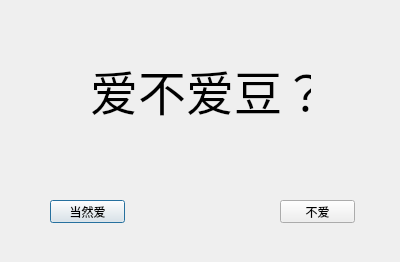
<?xml version="1.0" encoding="UTF-8"?>
<ui version="4.0">
 <class>Dialog1</class>
 <widget class="QDialog" name="Dialog1">
  <property name="geometry">
   <rect>
    <x>0</x>
    <y>0</y>
    <width>400</width>
    <height>262</height>
   </rect>
  </property>
  <property name="windowTitle">
   <string>Dialog</string>
  </property>
  <widget class="QLabel" name="label">
   <property name="geometry">
    <rect>
     <x>90</x>
     <y>30</y>
     <width>221</width>
     <height>121</height>
    </rect>
   </property>
   <property name="text">
    <string>&lt;html&gt;&lt;head/&gt;&lt;body&gt;&lt;p&gt;&lt;span style=&quot; font-size:36pt;&quot;&gt;爱不爱豆？&lt;/span&gt;&lt;/p&gt;&lt;/body&gt;&lt;/html&gt;</string>
   </property>
  </widget>
  <widget class="QPushButton" name="Love">
   <property name="geometry">
    <rect>
     <x>50</x>
     <y>200</y>
     <width>75</width>
     <height>23</height>
    </rect>
   </property>
   <property name="text">
    <string>当然爱</string>
   </property>
  </widget>
  <widget class="QPushButton" name="disLove">
   <property name="geometry">
    <rect>
     <x>280</x>
     <y>200</y>
     <width>75</width>
     <height>23</height>
    </rect>
   </property>
   <property name="text">
    <string>不爱</string>
   </property>
  </widget>
 </widget>
 <resources/>
 <connections/>
</ui>
